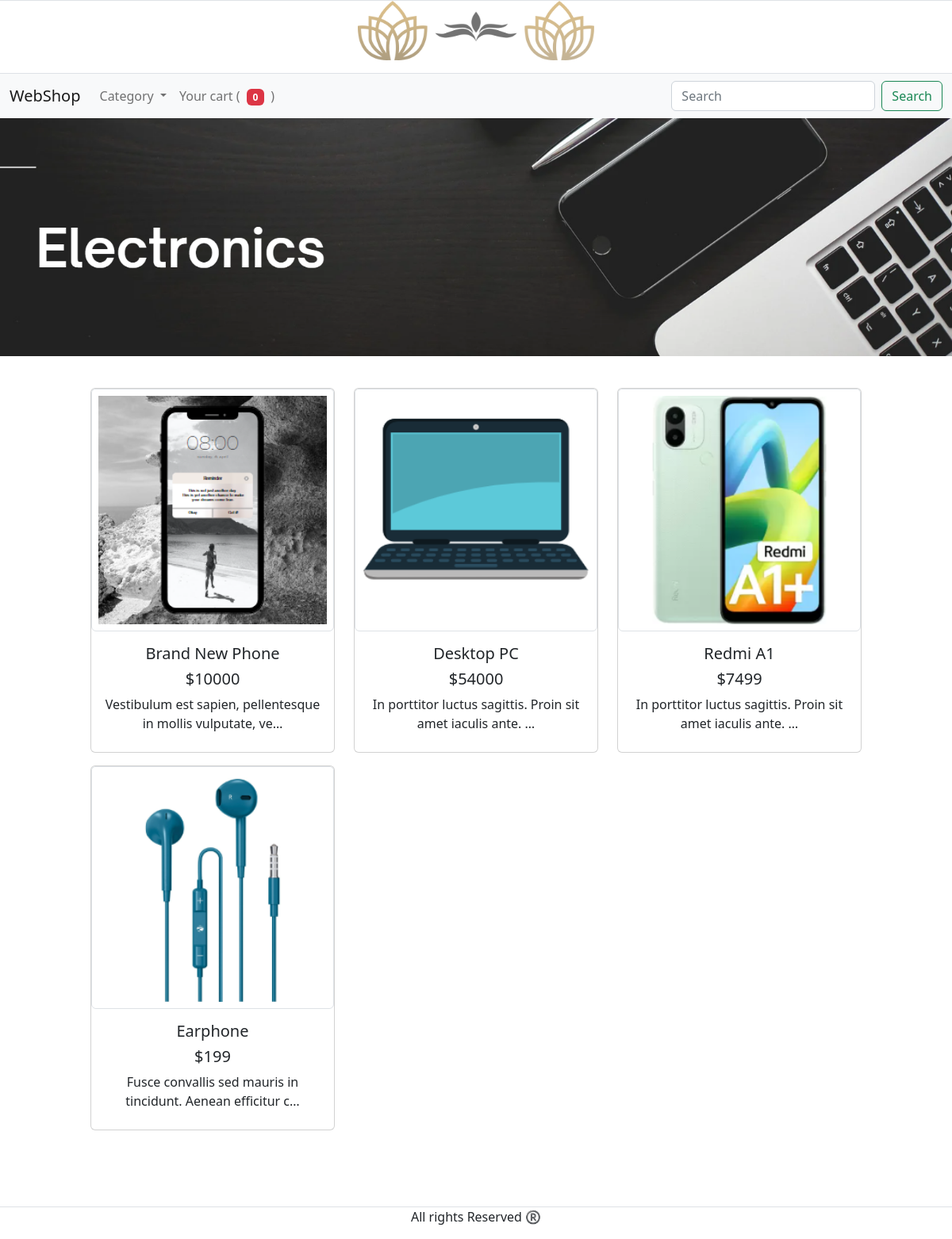
The app's page /primary/1/ with its own data.
### homepage/models.py (models this page shows, shortened)
class HomepageImage(models.Model):
    hpimage = models.ImageField(upload_to='homepage_image', null="true", height_field=None, width_field=None, max_length=None)
    class Meta:
        verbose_name = "Homepage Image"
        verbose_name_plural ="Homepage Image"

### detailpage/models.py (models this page shows, shortened)
class PrimaryCategoryModel(models.Model):
    primary_category = models.CharField(max_length=100, null=True)
    category_header = models.ImageField(upload_to='category', null=True, height_field=None, width_field=None, max_length=None)
    class Meta:
        verbose_name ="Primary Category"
        verbose_name_plural ="Primary Categories"

class ProductModel(models.Model):
    name = models.CharField(max_length=100)
    slug = models.SlugField(default='', null=False, db_index=True)
    mrp = models.IntegerField(null=False)
    selling_price = models.IntegerField(null=False)
    details = models.TextField(null=False)
    availability = models.BooleanField()
    total_stock = models.IntegerField(null=False)
    primary_category = models.ForeignKey(PrimaryCategoryModel, on_delete=models.CASCADE, null=True)
    secondary_category = models.ForeignKey(SecondaryCategoryModel, on_delete=models.CASCADE, null=True)
    thumbnail = models.ImageField( upload_to='thumbnails', height_field=None, width_field=None, max_length=None, null=True)
    product_image_1 = models.ImageField( upload_to='product_image', height_field=None, width_field=None, max_length=None, null=True)
    product_image_2 = models.ImageField( upload_to='product_image', height_field=None, width_field=None, max_length=None, null=True)
    product_image_3 = models.ImageField( upload_to='product_image', height_field=None, width_field=None, max_length=None, null=True)
    class Meta:
        verbose_name = "Prduct"
        verbose_name_plural ="Products"

### homepage/views.py (the view)
# urls.py: path('primary/<int:id>/', views.primary, name ='primary'),
def primary(request, id):
    primary_category = PrimaryCategoryModel.objects.get(id=id)
    products_in_category = primary_category.productmodel_set.all()
    value = sum(get_total_products_quantiy(request))
    category = PrimaryCategoryModel.objects.all()
    hpimage = HomepageImage.objects.get(pk=1)
    categoryimage = PrimaryCategoryModel.objects.get(pk=1)
    hpbanner = HomepageImage.objects.get(pk=2)
    context = {
        'products':products_in_category,
        'cart_item_count':value,
        'hpimage':hpimage,
        'hpbanner':hpbanner,
        'categories':category,
        'current_category':primary_category,
    }
    if len(products_in_category) == 0:
        return render(request, 'homepage/snippets/homepage_search_no_result.html', context)
    else:
        return render(request, 'homepage/snippets/homepage_search.html', context)

### homepage/views.py (called while the page is built, shortened)
def get_products_in_cart(request):
    keys = request.session.keys()
    products =[]
    return products

def get_total_products_quantiy(request):
    id = get_products_in_cart(request)
    products_quantity =[]
    for product in id:
        try:
            quantiy_per_product = request.session[f'product_{product.slug}_quantity']
            products_quantity.append(quantiy_per_product)
        except:
            pass
    return products_quantity

### homepage/templates/homepage/snippets/homepage_search.html (shortened to what this page needs)
<!doctype html>
<html lang="en">
  <head>
    <link href="https://cdn.jsdelivr.net/npm/bootstrap@5.2.3/dist/css/bootstrap.min.css" rel="stylesheet">
  </head>
  <div class="row border">
    <div class="col-10 mx-auto mb-3">
      <a class="navbar-brand" href="/"><img id ="hpimage" src="{{hpbanner.hpimage.url}}" class="d-block m-auto" alt="..."></a>
    </div>
  </div>
  <nav class="navbar navbar-expand-lg bg-light"cat>
    <div class="container-fluid">
      <a class="navbar-brand" href="/">WebShop</a>
      <div class="collapse navbar-collapse" id="navbarSupportedContent">
        <ul class="navbar-nav me-auto mb-2 mb-lg-0">
          <li class="nav-item dropdown">
            <a class="nav-link dropdown-toggle" href="#" role="button" data-bs-toggle="dropdown" aria-expanded="false">
              Category
            </a>
          </li>
          <li class="nav-item">
            <a href="/cart/" class="nav-link">Your cart ( {% include 'snippets/badge.html'  %} )</a>
          </li>
        </ul>
        <form method = "post" action="{% url 'homepage:sort' %}" class="d-flex" role="search">
          <input name="search" class="form-control me-2" type="search" placeholder="Search" aria-label="Search">
          <button class="btn btn-outline-success" type="submit">Search</button>
        </form>
      </div>
    </div>
  </nav>
<body  hx-headers='{"X-CSRFToken": "{{ csrf_token }}"}'>
  <div id="home">
      {% if current_category %}
      <div class="row">
        <div class="col-12 mx-auto mb-3">
          <a class="navbar-brand" href="/"><img id ="hpimage1" src="{{current_category.category_header.url}}" class="d-block m-auto" alt="..."></a>
        </div>
      </div>
      {% endif %}
    <div class="row mt-2 mb-5">
     {% include 'homepage/snippets/category_cards.html' %}
    <footer class="text-center border-top mt-5">
      <p>All rights Reserved ®️</p>
    </footer>
  </body>
</html>

### homepage/templates/homepage/snippets/category_cards.html (shortened to what this page needs)
<div class="col-10 mx-auto mb-5">
  <div class="container text-center">
    <div class="row row-cols-3">
        {% for product in products %}
          <div class="col mt-3">
            <div class="card h-100 text-decoration-none link-dark"><a class="text-decoration-none link-dark" href="{% url 'detailpage:detailpage' product.slug %}">
              <img src="{{product.thumbnail.url}}" class="card-img-top p-2 img-thumbnail" alt="...">
              <div class="card-body">
                <h5 class="card-title">
                  {{product.name}}
                </h5>
                <h5 class="card-title">
                  ${{product.selling_price}}
                </h5>
                <p class="card-text mb-2">
                  {{product.details | truncatechars:60}}
                </p></a>
              </div>
            </div>
          </div>
        {% endfor %}
    </div>

### homepage/templates/homepage/snippets/homepage_search.html (style rules this page uses)
#hpimage { max-width: 30%; height: 100%; }
#hpimage1 { max-width: 100%; height: 100%; }

### records on screen
HomepageImage: hpimage (picture)
PrimaryCategoryModel: category_header (picture)
ProductModel: thumbnail (picture), name "Brand New Phone", selling_price "10000", details "Vestibulum est sapien, pellentesque in mollis vulputate, ve…"
ProductModel: thumbnail (picture), name "Desktop PC", selling_price "54000", details "In porttitor luctus sagittis. Proin sit amet iaculis ante. …"
ProductModel: thumbnail (picture), name "Redmi A1", selling_price "7499", details "In porttitor luctus sagittis. Proin sit amet iaculis ante. …"
ProductModel: thumbnail (picture), name "Earphone", selling_price "199", details "Fusce convallis sed mauris in tincidunt. Aenean efficitur c…"

### other values on screen
{{ cart_item_count }} "0"
